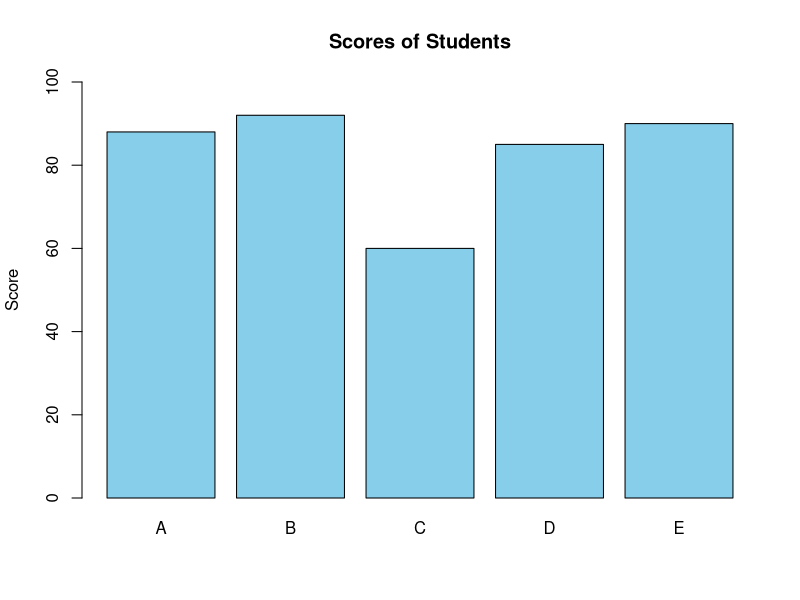

Write the R code that produced this figure.
# analysis.R
# Minimal demonstration of R workflow

# Create a numeric vector
# c is used to combine values into a vector, it is short for "combine"
scores <- c(88, 92, 60, 85, 90)

# Calculate mean
# mean is a function that is provided by R to calculate the average of a numeric vector
avg_score <- mean(scores)
print(paste("Average score is:", avg_score))

# Create and save a plot
# png is a function that creates a PNG file for the plot
png("scores_plot.png")
# barplot is a function that creates a bar plot from the provided data
barplot(scores,
        names.arg = c("A", "B", "C", "D", "E"),
        col = "skyblue",
        main = "Scores of Students",
        ylab = "Score",
        ylim = c(0, 100))
        
# dev.off is used to close the device and save the file
invisible(dev.off())

# To run this script, you can use the command line:
# Rscript analysis.R